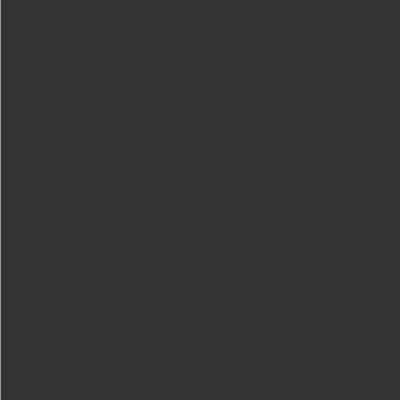
Frame 1 (no input)
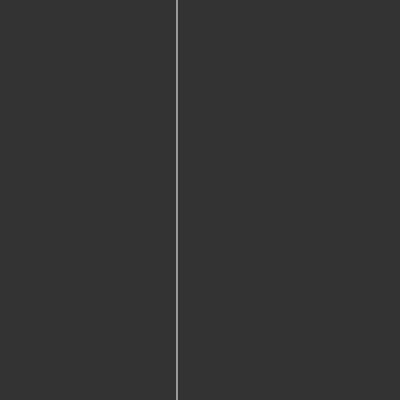
Frame 60 (no input)
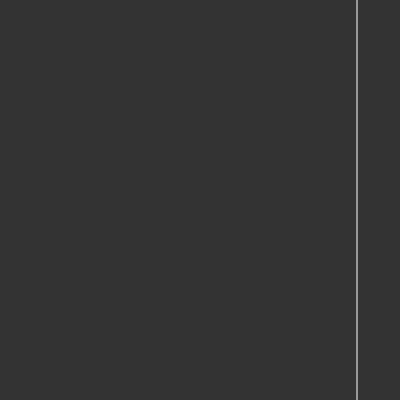
Frame 120 (the mouse pressed at the canvas centre since frame 60)

The p5.js sketch that drew these frames (run headless with seeded random() and noise() and a simulated clock; from frame 60 on, the mouse is pressed at the canvas centre):

// p5.js sketch
// ── sketch.js

let x = 0;


//let counter = 0;
let timer1;
let timer2;
//let interval;
// let button;
// let button2;

function setup() {
  createCanvas(400, 400);
  // timer = createP('Timer')
  // //interval = setInterval(timeIt,500);
  // button = createButton('Start timer');
  // button.mousePressed(doTimer);
  // // button2 = createButton('Stop timer');
  // // button2.mousePressed(stopTimer);
  // // setTimeout(rainbow,1000);
  timer1 = createP('Timer 1');
  timer2 = createP('Timer 2');

  makeTimer(timer1,1000);
  makeTimer(timer2,500);
  //makeTimer();
  //setInterval(timeIt,500);
}

function draw() {


  background(51);
  stroke(255);
  line(x,0,x,height);

  x += 3;
  if (x > width){
    x = 0;
  }
}

// This is a closure!
function makeTimer(elt,wait){
  var counter = 0;
  setInterval(timeIt,wait);

  function timeIt(){
    elt.html(counter);
    //timer2.html(counter);
    counter++
  }
}

// function mousePressed(){
//   setTimeout(rainbow,3000);
// }
function doTimer(){
  // interval = setInterval(timeIt,500);
  // button.html('Stop timer');

  // if (!interval){
  //   interval = setInterval(timeIt,500);
  //   button.html('Stop timer');
  // } else {
  //   clearInterval(interval);
  //   interval = false;
  //   button.html('Start timer');
  // }
}

function stopTimer(){
  clearInterval(interval);
}



// function mousePressed(){
//   clearInterval(interval);
// }
